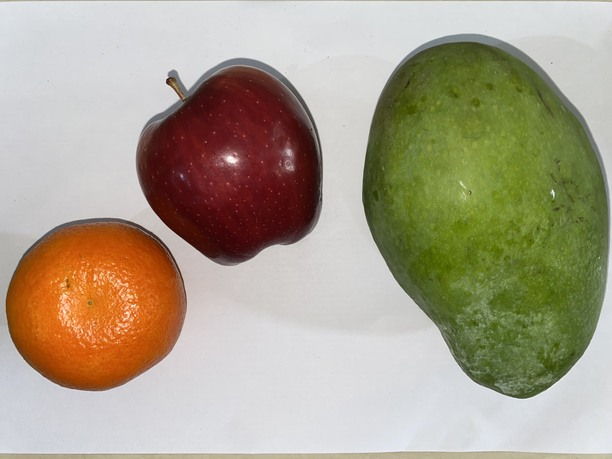
#> input picture uas_buah1.jpg, 612 x 459 px
$ jupyter execute 'UAS_202131012_NABILLA PUTRI CAHAYANI_PENGCIT-F.ipynb'
#> lines starting #> are read from the running program, lines starting #| are printed output that depends on the picture; after the words box and inside, x2 and y2 are one past the last pixel; in counts of white or black regions, pixels touching at a corner belong together
Nabilla Putri Cahayani_202131012

[cell 1]
import cv2
import numpy as np
from matplotlib import pyplot as plt

[cell 2]
image = cv2.imread('uas_buah1.jpg')
#> image is the input picture: shape (459, 612, 3); mean B, G, R 139.6, 160.3, 169.8

## Konversi Gambar ke HSV

[cell 3]
hsv_image = cv2.cvtColor(image, cv2.COLOR_BGR2HSV)
#> hsv_image: shape (459, 612, 3); mean H, S, V 66.1, 74.1, 175.4

## Menentukan Batas Atas & Bawah HSV

[cell 4]
red_low = np.array([136, 87, 111], np.uint8)
red_high = np.array([180, 255, 255], np.uint8)

green_low = np.array([25, 52, 72], np.uint8)
green_high = np.array([102, 255, 255], np.uint8)

orange_low = np.array([10, 100, 20], np.uint8)
orange_high = np.array([25, 255, 255], np.uint8)

## Membuat Mask untuk Setiap Warna

[cell 5]
red_mask = cv2.inRange(hsv_image, red_low, red_high)
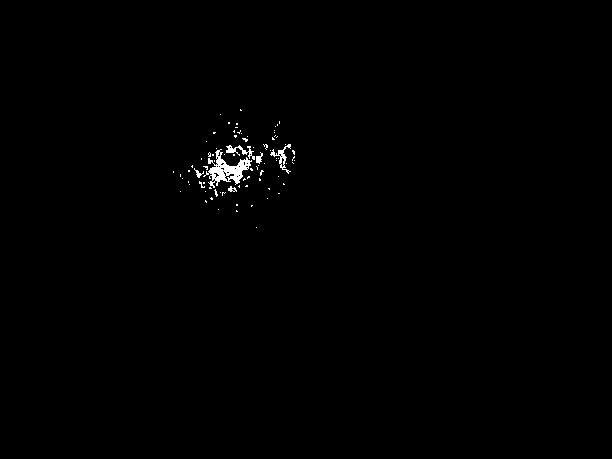
#> red_mask: shape (459, 612); 0.5% white; 84 white regions (78 under 20 px), largest, box (x1, y1, x2, y2) and area: (203, 149, 252, 188) 695, (270, 144, 291, 174) 153, (226, 145, 255, 160) 146, (256, 152, 263, 164) 45, (194, 168, 204, 178) 34, (228, 186, 237, 192) 31

green_mask = cv2.inRange(hsv_image, green_low, green_high)
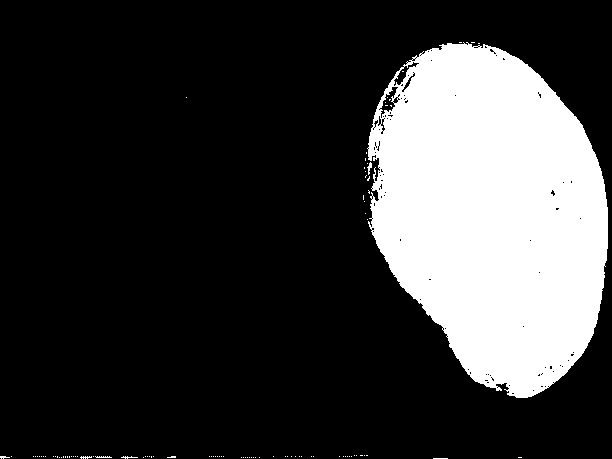
#> green_mask: shape (459, 612); 22.4% white; 96 white regions (91 under 20 px), largest, box (x1, y1, x2, y2) and area: (367, 42, 608, 398) 62580, (367, 162, 372, 175) 31, (95, 456, 112, 458) 24, (121, 456, 138, 459) 23, (80, 456, 92, 459) 22

orange_mask = cv2.inRange(hsv_image, orange_low, orange_high)
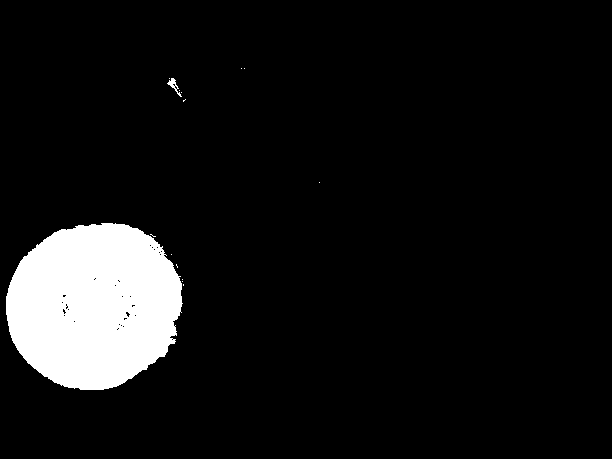
#> orange_mask: shape (459, 612); 8.2% white; 15 white regions (13 under 20 px), largest, box (x1, y1, x2, y2) and area: (6, 223, 183, 390) 22977, (167, 78, 182, 97) 80

## Proses Dilasi

[cell 6]
kernel = np.ones((70,80), np.uint8)
dilated_red_mask = cv2.dilate(red_mask, kernel, iterations=1)
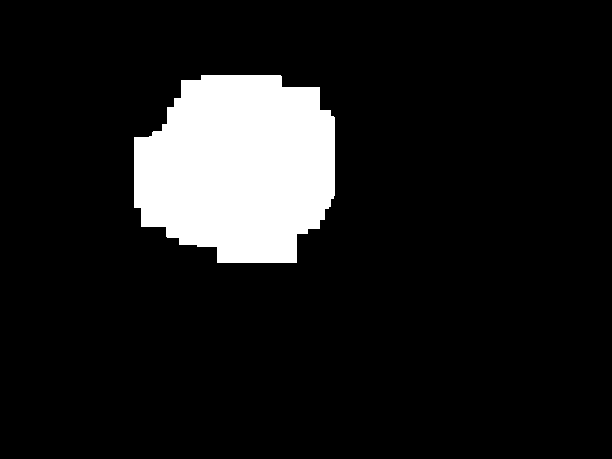
#> dilated_red_mask: shape (459, 612); 10.9% white; 1 white region, box (x1, y1, x2, y2) and area: (134, 75, 335, 263) 30593

kernel = np.ones((5,5), np.uint8)
dilated_green_mask = cv2.dilate(green_mask, kernel, iterations=1)
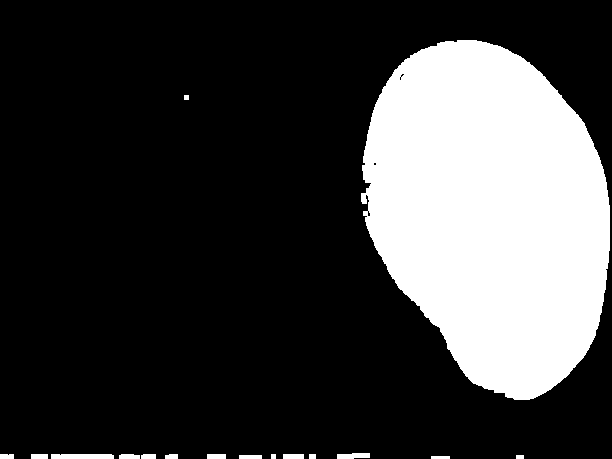
#> dilated_green_mask: shape (459, 612); 24.1% white; 16 white regions, largest, box (x1, y1, x2, y2) and area: (361, 40, 610, 400) 66345, (51, 454, 114, 459) 312, (337, 453, 370, 459) 167

kernel = np.ones((5,5), np.uint8)
dilated_orange_mask = cv2.dilate(orange_mask, kernel, iterations=1)
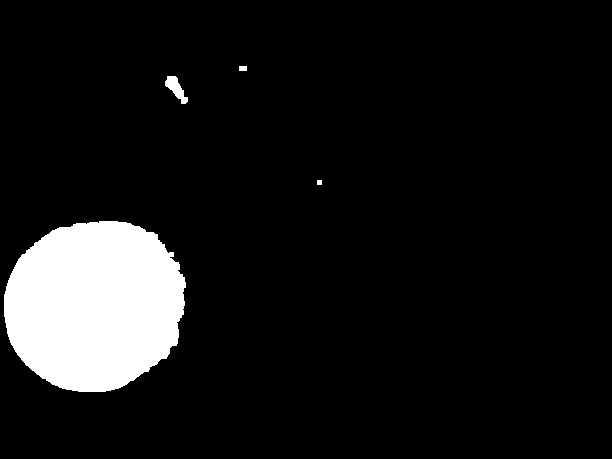
#> dilated_orange_mask: shape (459, 612); 8.9% white; 4 white regions, box (x1, y1, x2, y2) and area: (4, 221, 186, 392) 24604, (165, 76, 188, 104) 299, (239, 66, 247, 71) 40, (317, 180, 322, 185) 25

## Bitwise_and Antara Citra & Mask

[cell 7]
apel_red = cv2.bitwise_and(image, image, mask=dilated_red_mask)
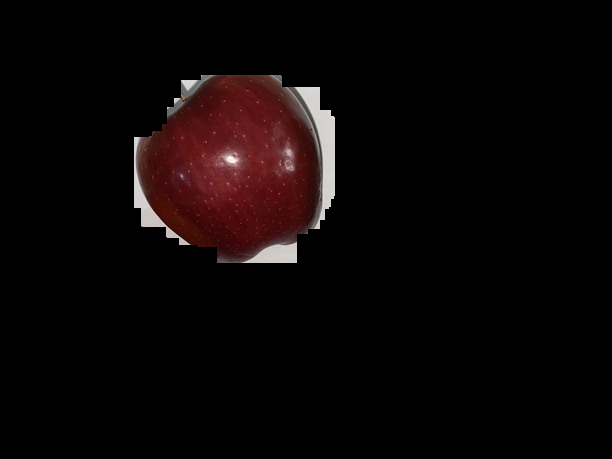
#> apel_red: shape (459, 612, 3); mean B, G, R 5.5, 5.5, 10.9

[cell 8]
mangga_green = cv2.bitwise_and(image, image, mask=dilated_green_mask)
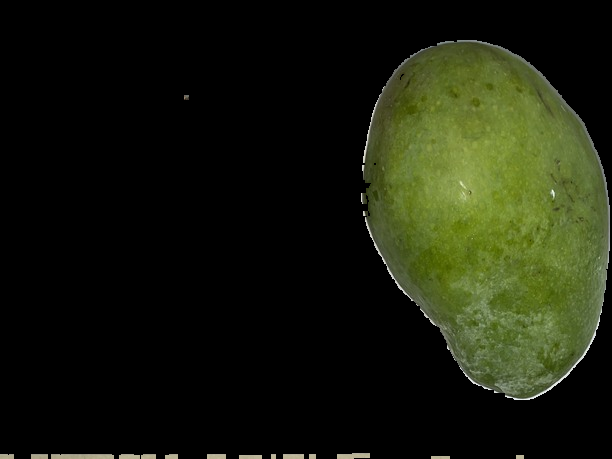
#> mangga_green: shape (459, 612, 3); mean B, G, R 12.6, 28, 24.1

[cell 9]
jeruk_orange = cv2.bitwise_and(image, image, mask=dilated_orange_mask)
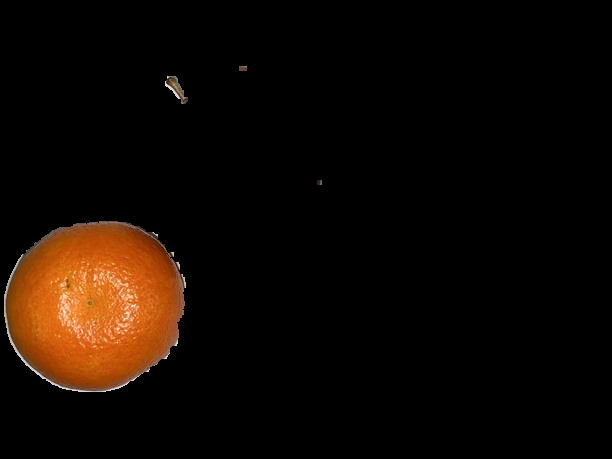
#> jeruk_orange: shape (459, 612, 3); mean B, G, R 2.7, 8.4, 16.5

## Menampilkan Gambar Asli & Output Identifikasi Antar Warna

[cell 10]
image = cv2.cvtColor(image, cv2.COLOR_BGR2RGB)
apel_red = cv2.cvtColor(apel_red, cv2.COLOR_RGB2BGR)
mangga_green = cv2.cvtColor(mangga_green, cv2.COLOR_RGB2BGR)
jeruk_orange = cv2.cvtColor(jeruk_orange, cv2.COLOR_RGB2BGR)

fig, axes = plt.subplots(1,4, figsize=(16,8))
ax = axes.ravel()

ax[0].imshow(image)
ax[0].set_title("Gambar Asli")

ax[1].imshow(apel_red)
ax[1].set_title("Apel")

ax[2].imshow(mangga_green)
ax[2].set_title("Mangga")

ax[3].imshow(jeruk_orange)
ax[3].set_title("Jeruk")

$ run again, with bukti_foto.jpg copied over uas_buah1.jpg
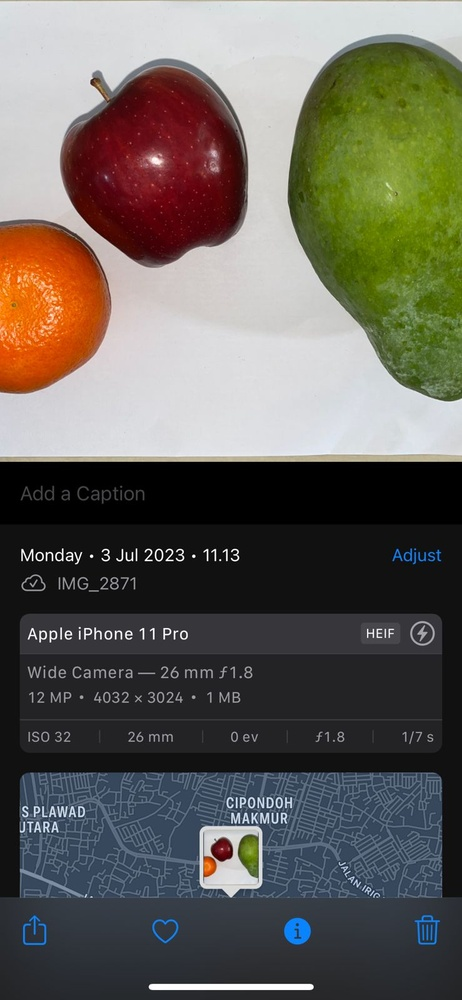
#> input picture bukti_foto.jpg, 462 x 1000 px, shrunk from 739 x 1600 before the run
#> image is the input picture: shape (1000, 462, 3); mean B, G, R 89.5, 96.9, 100.6
#> hsv_image: shape (1000, 462, 3); mean H, S, V 73.7, 60.7, 109.4
#> `red_mask = cv2.inRange(hsv_image, red_low, red_high)`:
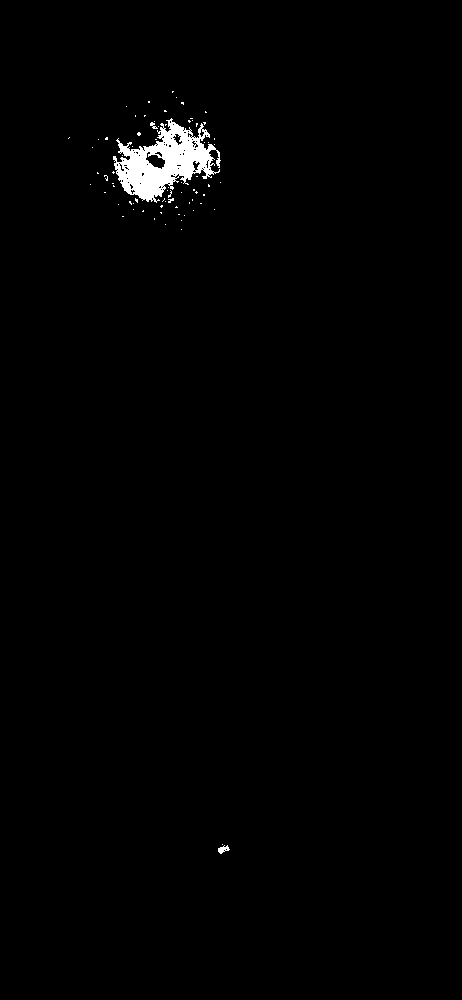
#> red_mask: shape (1000, 462); 0.99% white; 75 white regions (72 under 20 px), largest, box (x1, y1, x2, y2) and area: (113, 118, 221, 203) 4277, (218, 845, 230, 854) 59, (150, 122, 158, 129) 27
#> green_mask: shape (1000, 462); 10.2% white; 85 white regions (83 under 20 px), largest, box (x1, y1, x2, y2) and area: (292, 43, 462, 401) 46090, (238, 835, 259, 877) 658
#> orange_mask: shape (1000, 462); 3% white; 27 white regions (24 under 20 px), largest, box (x1, y1, x2, y2) and area: (0, 224, 106, 393) 13414, (203, 856, 217, 877) 202, (92, 79, 108, 100) 109
#> dilated_red_mask: shape (1000, 462); 10% white; 2 white regions, box (x1, y1, x2, y2) and area: (29, 57, 261, 265) 38964, (179, 810, 270, 889) 7138
#> dilated_green_mask: shape (1000, 462); 11.1% white; 34 white regions, largest, box (x1, y1, x2, y2) and area: (286, 41, 462, 403) 48900, (236, 833, 266, 879) 971, (401, 455, 422, 462) 117
#> dilated_orange_mask: shape (1000, 462); 3.4% white; 13 white regions, largest, box (x1, y1, x2, y2) and area: (0, 222, 108, 395) 14753, (201, 854, 219, 879) 368, (90, 77, 113, 106) 324
#> `jeruk_orange = cv2.bitwise_and(image, image, mask=dilated_orange_mask)`:
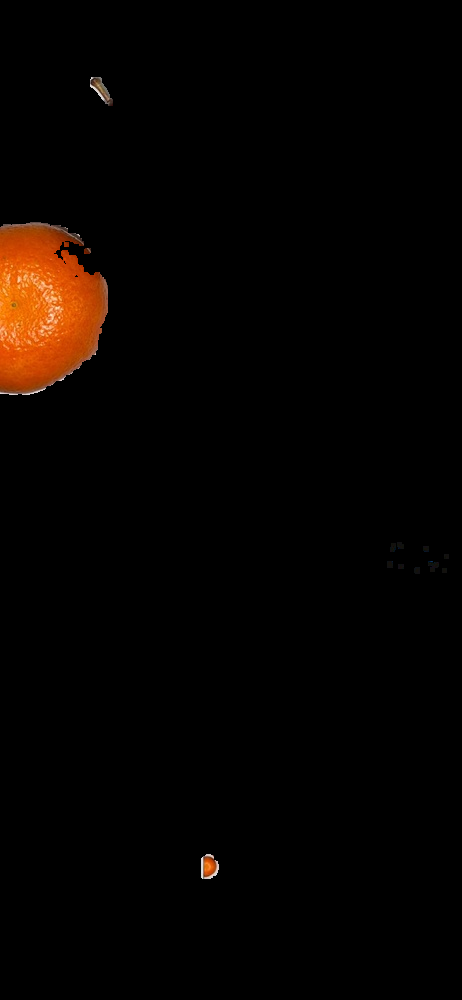
#> jeruk_orange: shape (1000, 462, 3); mean B, G, R 0.7, 3, 6.8
